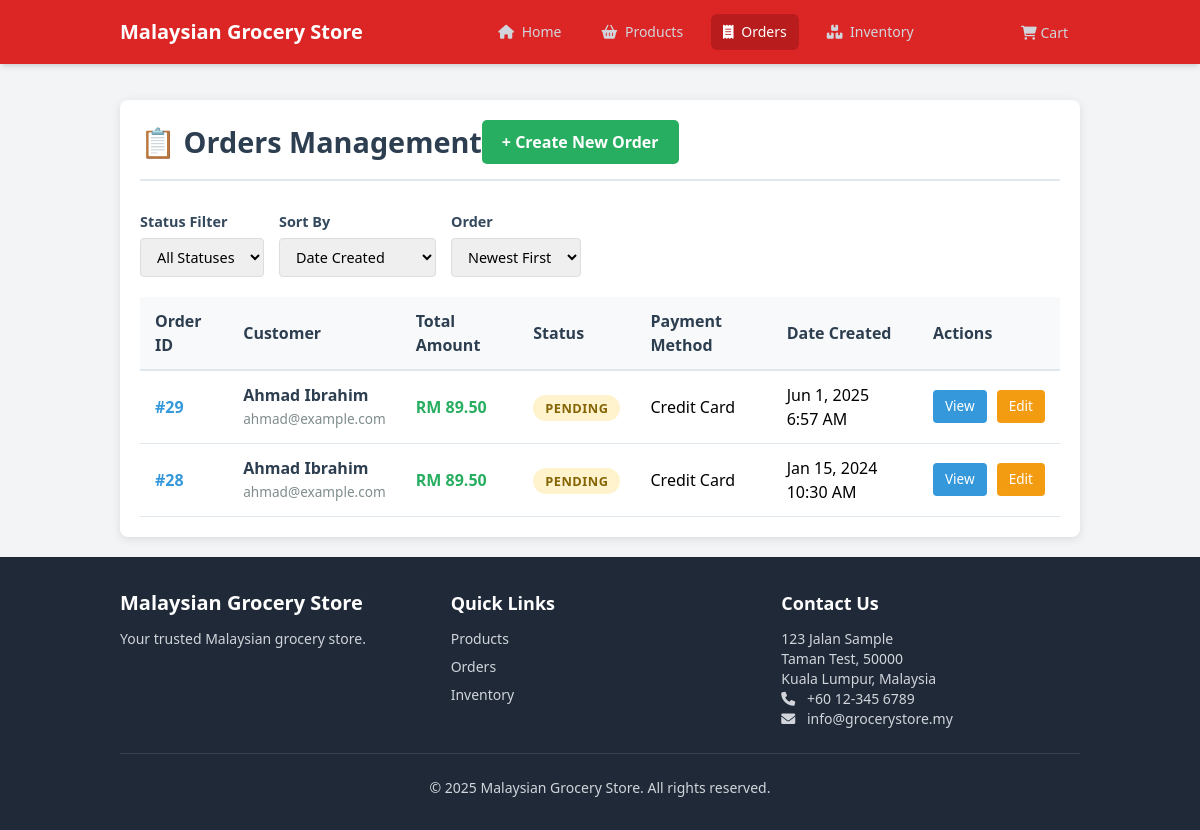
The app's page /index.php?module=orders, older data.
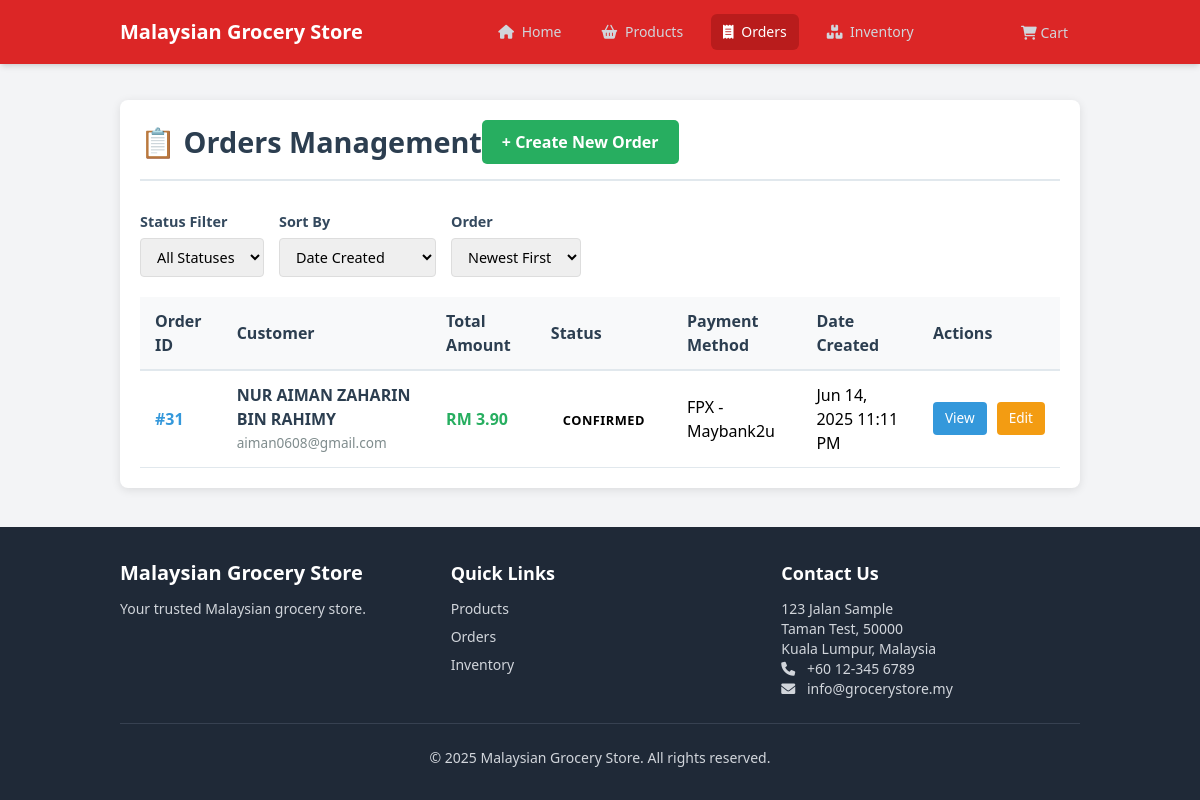
The same page, newer data.
### tables this page shows
CREATE TABLE "orders" (
    id INTEGER PRIMARY KEY AUTOINCREMENT,
    customer_name TEXT NOT NULL,
    customer_email TEXT NOT NULL,
    customer_phone TEXT NOT NULL,
    shipping_address TEXT NOT NULL,
    total_amount DECIMAL(10,2) NOT NULL,
    status TEXT NOT NULL DEFAULT 'PENDING',
    payment_method TEXT NOT NULL,
    payment_status NULL,
    created_at DATETIME DEFAULT CURRENT_TIMESTAMP,
    updated_at DATETIME DEFAULT CURRENT_TIMESTAMP
);

### includes/functions.php (called while the page is built, shortened)
<?php
function validateInput($data) {
    $data = trim($data);
    $data = stripslashes($data);
    $data = htmlspecialchars($data);
    return $data;
}

### modules/orders/functions.php (called while the page is built, shortened)
<?php
function getAllOrders($limit = 20, $offset = 0, $orderBy = 'created_at', $orderDir = 'DESC') {
    global $db;
    $validColumns = ['id', 'customer_name', 'customer_email', 'total_amount', 'status', 'payment_method', 'created_at', 'updated_at'];
    $validDirections = ['ASC', 'DESC'];
    $sql = "SELECT * FROM orders ORDER BY $orderBy $orderDir LIMIT :limit OFFSET :offset";
    $stmt = $db->prepare($sql);
    $stmt->bindValue(':limit', (int)$limit, SQLITE3_INTEGER);
    $stmt->bindValue(':offset', (int)$offset, SQLITE3_INTEGER);
    $result = $stmt->execute();
    $orders = [];
    while ($row = $result->fetchArray(SQLITE3_ASSOC)) {
        $orders[] = $row;
    }
    return $orders;
}

### modules/orders/templates/list.php (the view, shortened to what this page needs)
<div class="orders-container">
    <div class="orders-header">
        <h2>📋 Orders Management</h2>
        <a href="index.php?module=orders&action=add" class="add-order-btn">+ Create New Order</a>
    </div>
    <div class="orders-filters">
        <div class="filter-group">
            <label>Status Filter</label>
            <select name="status_filter" id="status_filter">
                <option value="">All Statuses</option>
            </select>
        </div>
        <div class="filter-group">
            <label>Sort By</label>
            <select name="sort_by" id="sort_by">
                <option value="created_at" <?= isset($_GET['sort_by']) && $_GET['sort_by'] == 'created_at' ? 'selected' : '' ?>>Date Created</option>
            </select>
        </div>
        <div class="filter-group">
            <label>Order</label>
            <select name="sort_dir" id="sort_dir">
                <option value="DESC" <?= isset($_GET['sort_dir']) && $_GET['sort_dir'] == 'DESC' ? 'selected' : '' ?>>Newest First</option>
            </select>
        </div>
    </div>
    <?php if (empty($orders)): ?>
        <div class="empty-state">
            <h3>No Orders Found</h3>
            <p>There are currently no orders in the system.</p>
            <a href="index.php?module=orders&action=add" class="add-order-btn">Create Your First Order</a>
        </div>
    <?php else: ?>
        <table class="orders-table">
            <thead>
                <tr>
                    <th>Order ID</th>
                    <th>Customer</th>
                    <th>Total Amount</th>
                    <th>Status</th>
                    <th>Payment Method</th>
                    <th>Date Created</th>
                    <th>Actions</th>
                </tr>
            </thead>
            <tbody>
                <?php foreach ($orders as $order): ?>
                    <tr>
                        <td>
                            <span class="order-id">#<?= htmlspecialchars($order['id']) ?></span>
                        </td>
                        <td>
                            <div class="customer-info">
                                <div class="customer-name"><?= htmlspecialchars($order['customer_name']) ?></div>
                                <div class="customer-email"><?= htmlspecialchars($order['customer_email']) ?></div>
                            </div>
                        </td>
                        <td>
                            <span class="order-amount">RM <?= number_format($order['total_amount'], 2) ?></span>
                        </td>
                        <td>
                            <span class="status-badge status-<?= htmlspecialchars($order['status']) ?>">
                                <?= ucfirst(htmlspecialchars($order['status'])) ?>
                            </span>
                        </td>
                        <td><?= htmlspecialchars($order['payment_method']) ?></td>
                        <td><?= date('M j, Y g:i A', strtotime($order['created_at'])) ?></td>
                        <td>
                            <div class="action-links">
                                <a href="index.php?module=orders&action=view&id=<?= $order['id'] ?>" class="view-btn">View</a>
                                <a href="index.php?module=orders&action=edit&id=<?= $order['id'] ?>" class="edit-btn">Edit</a>
                            </div>
                        </td>
                    </tr>
                <?php endforeach; ?>
            </tbody>
        </table>
    <?php endif; ?>
</div>

### index.php (shortened to what this page needs)
<?php
require_once __DIR__ . '/includes/functions.php';
$module = isset($_GET['module']) ? validateInput($_GET['module']) : 'home';
$modulePath = __DIR__ . "/modules/$module/index.php";
if (file_exists($modulePath)) {
    require_once $modulePath;
}
?>

### modules/orders/index.php (shortened to what this page needs)
<?php
require_once __DIR__ . '/../../includes/functions.php';
require_once __DIR__ . '/functions.php';
$action = isset($_GET['action']) ? validateInput($_GET['action']) : 'list';
switch ($action) {
    case 'list':
        $sort_by = isset($_GET['sort_by']) ? validateInput($_GET['sort_by']) : 'created_at';
        $sort_dir = isset($_GET['sort_dir']) ? validateInput($_GET['sort_dir']) : 'DESC';
        $per_page = 20;
        $current_page = isset($_GET['page']) ? max(1, (int)$_GET['page']) : 1;
        $offset = ($current_page - 1) * $per_page;
        try {
            $orders = getAllOrders($per_page, $offset, $sort_by, $sort_dir);
            require_once __DIR__ . '/../../templates/header.php';
            require_once __DIR__ . '/templates/list.php';
            require_once __DIR__ . '/../../templates/footer.php';
        } catch (Exception $e) {
            $error = "Error loading orders: " . $e->getMessage();
            require_once __DIR__ . '/../../templates/header.php';
            echo "<div class='alert alert-danger'>$error</div>";
            require_once __DIR__ . '/../../templates/footer.php';
        }
        break;
}
?>

### templates/header.php (shortened to what this page needs)
<?php
$current_module = $_GET['module'] ?? 'home';
?>
<!DOCTYPE html>
<html lang="en">
<head>
    <script src="https://cdn.tailwindcss.com"></script>
    <link href="https://cdnjs.cloudflare.com/ajax/libs/font-awesome/6.0.0/css/all.min.css" rel="stylesheet">
    <link rel="stylesheet" href="assets/css/style.css">
</head>
<body class="bg-gray-100 flex flex-col min-h-screen">
    <nav class="bg-theme-red shadow-md sticky top-0 z-50">
        <div class="container mx-auto px-4 sm:px-6 lg:px-8">
            <div class="flex items-center justify-between h-16">
                <div class="flex items-center">
                    <a class="text-white font-bold text-xl" href="index.php"><?php echo APP_NAME; ?></a>
                </div>
                <div class="hidden md:block">
                    <div class="ml-10 flex items-baseline space-x-4">
                        <a class="text-gray-300 hover:bg-theme-red-dark hover:text-white px-3 py-2 rounded-md text-sm font-medium <?php echo $current_module === 'home' ? 'bg-theme-red-dark text-white' : ''; ?>"
                            href="index.php">
                            <i class="fas fa-home mr-1"></i> Home
                        </a>
                        <a class="text-gray-300 hover:bg-theme-red-dark hover:text-white px-3 py-2 rounded-md text-sm font-medium <?php echo $current_module === 'products' ? 'bg-theme-red-dark text-white' : ''; ?>"
                            href="index.php?module=products">
                            <i class="fas fa-shopping-basket mr-1"></i> Products
                        </a>
                        <a class="text-gray-300 hover:bg-theme-red-dark hover:text-white px-3 py-2 rounded-md text-sm font-medium <?php echo $current_module === 'orders' ? 'bg-theme-red-dark text-white' : ''; ?>"
                            href="index.php?module=orders">
                            <i class="fas fa-receipt mr-1"></i> Orders
                        </a>
                        <a class="text-gray-300 hover:bg-theme-red-dark hover:text-white px-3 py-2 rounded-md text-sm font-medium <?php echo $current_module === 'inventory' ? 'bg-theme-red-dark text-white' : ''; ?>"
                            href="index.php?module=inventory">
                            <i class="fas fa-boxes mr-1"></i> Inventory
                        </a>
                    </div>
                </div>
                <div class="hidden md:block">
                    <a href="index.php?module=cart"
                        class="text-gray-300 hover:bg-theme-red-dark hover:text-white px-3 py-2 rounded-md text-sm font-medium relative <?php echo $current_module === 'cart' ? 'bg-theme-red-dark text-white' : ''; ?>">
                        <i class="fas fa-shopping-cart"></i> Cart
                    </a>
                </div>
            </div>
        </div>
    </nav>
    <div class="container mx-auto px-4 sm:px-6 lg:px-8 mt-4 flex-grow">

### templates/footer.php (shortened to what this page needs)
</div>
<footer class="bg-gray-800 text-gray-300 mt-auto py-8">
    <div class="container mx-auto px-4 sm:px-6 lg:px-8">
        <div class="grid grid-cols-1 md:grid-cols-3 gap-8">
            <div>
                <h5 class="text-xl font-semibold text-white mb-3"><?php echo APP_NAME; ?></h5>
                <p class="text-sm">Your trusted Malaysian grocery store.</p>
            </div>
            <div>
                <h5 class="text-lg font-semibold text-white mb-3">Quick Links</h5>
                <ul class="space-y-2 text-sm">
                    <li><a href="index.php?module=products" class="hover:text-white">Products</a></li>
                    <li><a href="index.php?module=orders" class="hover:text-white">Orders</a></li>
                    <li><a href="index.php?module=inventory" class="hover:text-white">Inventory</a></li>
                </ul>
            </div>
            <div>
                <h5 class="text-lg font-semibold text-white mb-3">Contact Us</h5>
                <address class="text-sm not-italic">
                    123 Jalan Sample<br>
                    Taman Test, 50000<br>
                    Kuala Lumpur, Malaysia<br>
                    <i class="fas fa-phone mr-2"></i> <span class="my-phone">+60 12-345 6789</span><br>
                    <i class="fas fa-envelope mr-2"></i> info@grocerystore.my
                </address>
            </div>
        </div>
        <hr class="border-gray-700 my-6">
        <div class="text-center text-sm">
            <p>&copy; <?php echo date('Y'); ?> <?php echo APP_NAME; ?>. All rights reserved.</p>
        </div>
    </div>
</footer>
</body>
</html>

### assets/css/style.css (style rules this page uses)
.my-phone { direction: ltr; unicode-bidi: bidi-override; }

### modules/orders/templates/list.php (style rules this page uses)
.orders-container { max-width: 1200px; margin: 20px auto; padding: 20px; background: #fff; border-radius: 8px; box-shadow: 0 2px 10px rgba(0,0,0,0.1); }
.orders-header { display: flex; justify-content: between; align-items: center; margin-bottom: 30px; padding-bottom: 15px; border-bottom: 2px solid #e1e8ed; }
.orders-header h2 { color: #2c3e50; margin: 0; font-size: 1.8rem; font-weight: 700; }
.add-order-btn { background: #27ae60; color: white; padding: 10px 20px; text-decoration: none; border-radius: 5px; font-weight: 600; transition: background-color 0.3s ease; }
.orders-filters { margin-bottom: 20px; display: flex; gap: 15px; align-items: center; flex-wrap: wrap; }
.filter-group { display: flex; flex-direction: column; gap: 5px; }
.filter-group label { font-weight: 600; color: #34495e; font-size: 0.9rem; }
.filter-group select, .filter-group input { padding: 8px 12px; border: 1px solid #ddd; border-radius: 4px; font-size: 0.9rem; }
.orders-table { width: 100%; border-collapse: collapse; margin-top: 20px; background: white; }
.orders-table th, .orders-table td { padding: 12px 15px; text-align: left; border-bottom: 1px solid #e1e8ed; }
.orders-table th { background: #f8f9fa; font-weight: 600; color: #2c3e50; border-bottom: 2px solid #e1e8ed; position: sticky; top: 0; }
.status-badge { padding: 4px 12px; border-radius: 20px; font-size: 0.8rem; font-weight: 600; text-transform: uppercase; letter-spacing: 0.5px; }
.order-amount { font-weight: 600; color: #27ae60; }
.order-id { font-weight: 600; color: #3498db; }
.action-links { display: flex; gap: 10px; }
.action-links a { padding: 6px 12px; border-radius: 4px; text-decoration: none; font-size: 0.85rem; font-weight: 500; transition: all 0.3s ease; }
.view-btn { background: #3498db; color: white; }
.edit-btn { background: #f39c12; color: white; }
.customer-info { display: flex; flex-direction: column; gap: 2px; }
.customer-name { font-weight: 600; color: #2c3e50; }
.customer-email { font-size: 0.85rem; color: #7f8c8d; }
.status-pending { background: #fff3cd; color: #856404; }

Row changes from the older to the newer data that the page shows:
removed orders: id "29", customer_name "Ahmad Ibrahim", customer_email "ahmad@example.com", total_amount "89.50", status "PENDING", payment_method "Credit Card", created_at "Jun 1, 2025 6:57 AM"
removed orders: id "28", customer_name "Ahmad Ibrahim", customer_email "ahmad@example.com", total_amount "89.50", status "PENDING", payment_method "Credit Card", created_at "Jan 15, 2024 10:30 AM"
added orders: id "31", customer_name "NUR AIMAN ZAHARIN BIN RAHIMY", customer_email "aiman0608@gmail.com", total_amount "3.90", status "CONFIRMED", payment_method "FPX - Maybank2u", created_at "Jun 14, 2025 11:11 PM"
